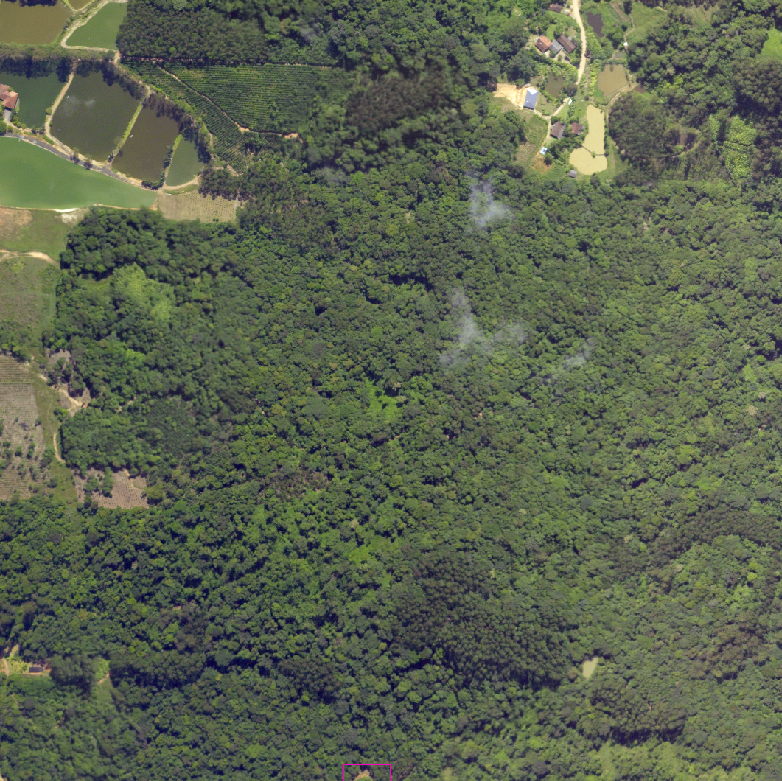
#> input picture src_images/8.bmp, 782 x 781 px, found by its file name; its folder holds only this picture in this run
$ python main.py
#> lines starting #> are read from the running program, lines starting #| are printed output that depends on the picture
### src/resizer.py
import os
import cv2
import numpy as np

class Resizer:
    SRC_DIR = "../../src_images/"
    DST_DIR = "../../dst_images/"

    def __init__(self, resize_ratio : int = 3) -> None:
        self.src_path = os.path.join(os.getcwd(), self.SRC_DIR)
        self.dst_path = os.path.join(os.getcwd(), self.DST_DIR)

        self.ratio = resize_ratio

        self.img_file_list = os.listdir(self.src_path)

    def resize_images(self) -> None:
        """
        Resizes all images in src_dir by the given ratio
        and places the new images in dst_dir.
        input:
        -
        output:
        -
        """
        print("[INFO] Initializing...\n")

        count = 1
        for f in self.img_file_list:
            img_path = self.src_path + f
            img = cv2.imread(img_path)
#> img is the input picture: shape (781, 782, 3); mean B, G, R 78.6, 99.3, 90.9

            orig_dim = img.shape[:2]
#> orig_dim = (781, 782)
            new_dim = tuple(map(lambda x: x // self.ratio, orig_dim))
#> new_dim = (260, 260)

            img_resize = cv2.resize(img, new_dim)
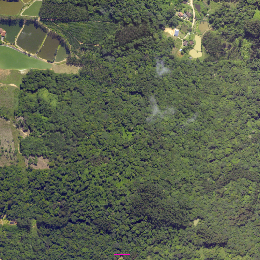
#> img_resize: shape (260, 260, 3); mean B, G, R 78.5, 99.1, 90.7
            self._write_image(img_resize, f)

            print(f"[INFO] Progress: { 100 * count / self.dataset_size :.0f}%")
            count+=1

        print("\n[INFO] Process Finished")

    @property
    def dataset_size(self) -> int:
        return len(self.img_file_list)

    @classmethod
    def _write_image(cls, img : np.array, filename : str) -> None:
        new_image_path = cls.DST_DIR + filename
        cv2.imwrite(new_image_path, img)

### main.py
import argparse
from src.resizer import Resizer

def main() -> None:
    # Inputs
    parser = argparse.ArgumentParser(description="-- Image Resizer --")
    parser.add_argument("--resize_ratio",
                        help = "Ratio by which the image is resize",
                        type = int,
                        default = 3)
    args = parser.parse_args()
    ratio = args.resize_ratio

    # Resizing Images
    resizer = Resizer(ratio)
    resizer.resize_images()

if __name__ == "__main__":
    main()
